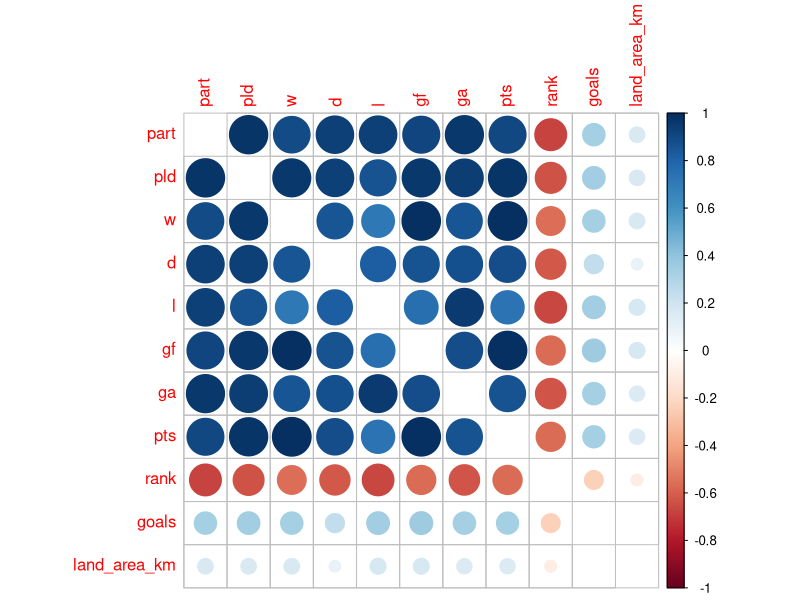
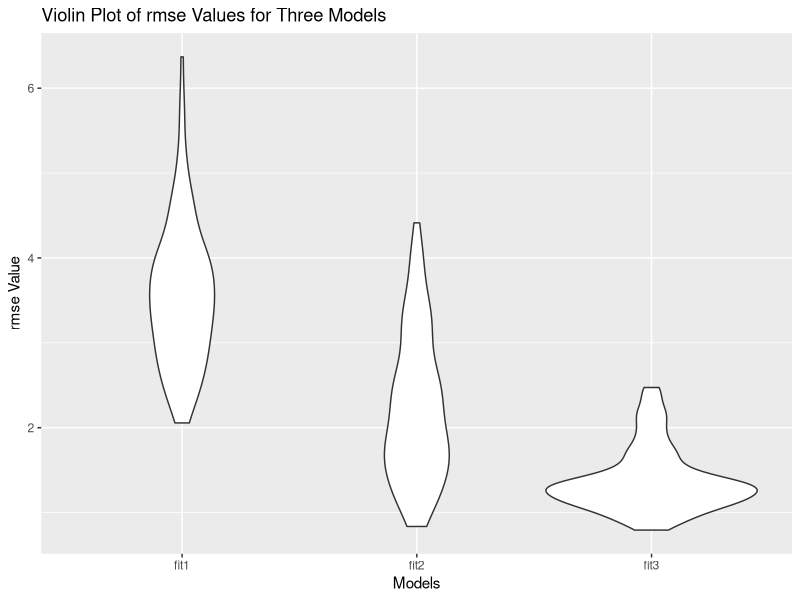

Recreate these plots in R, in order.
## ---- chunk 1
options(scipen = 999)
knitr::opts_chunk$set(
	echo = TRUE,
	warning = FALSE,
	message = FALSE,
	fig.width = 12
)

## load packages
library(tidyverse)
library(corrplot)
library(glmnet)
library(modelr)

## ---- chunk 2
data <- read.csv("./data/12_4_dataset.csv") %>% 
  na.omit() %>% 
  select(-country)
num = data[2:14] %>% 
  select(-gd, -player)
corrplot(cor(num),  diag = FALSE)
## ---- chunk 3
cv_df =
  crossv_mc(data, 100) %>% 
  mutate(
    train = map(train, as_tibble),
    test = map(test, as_tibble))%>% 
  mutate(
    train = map(train, as_tibble),
    test = map(test, as_tibble))%>% 
  mutate(
    fit1  = map(train, ~lm(w ~ pld + d + rank, data = .x)),
    fit2  = map(train, ~lm(w ~ pld + d + rank + gf, data = .x)),
    fit3  = map(train, ~lm(w ~ pld + d + rank + gf + ga, data = .x))) %>% 
  mutate(
    rmse_fit1 = map2_dbl(fit1, test, ~rmse(model = .x, data = .y)),
    rmse_fit2 = map2_dbl(fit2, test, ~rmse(model = .x, data = .y)),
    rmse_fit3 = map2_dbl(fit3, test, ~rmse(model = .x, data = .y)))

cv_df %>% 
  select(starts_with("rmse")) %>% 
  pivot_longer(
    everything(),
    names_to = "model", 
    values_to = "rmse",
    names_prefix = "rmse_") %>% 
  mutate(model = fct_inorder(model)) %>% 
  ggplot(aes(x = model, y = rmse)) + geom_violin()+
  ylab("rmse Value") +
  xlab("Models") +
  labs(title = "Violin Plot of rmse Values for Three Models")

## ---- chunk 4
model1=lm(w~pld + d + rank , data = num)
model2=lm(w~pld + d + rank + gf, data = num)
model3=lm(w~pld + d + rank + gf + ga, data = num)
summary(model1)
summary(model2)
summary(model3)

